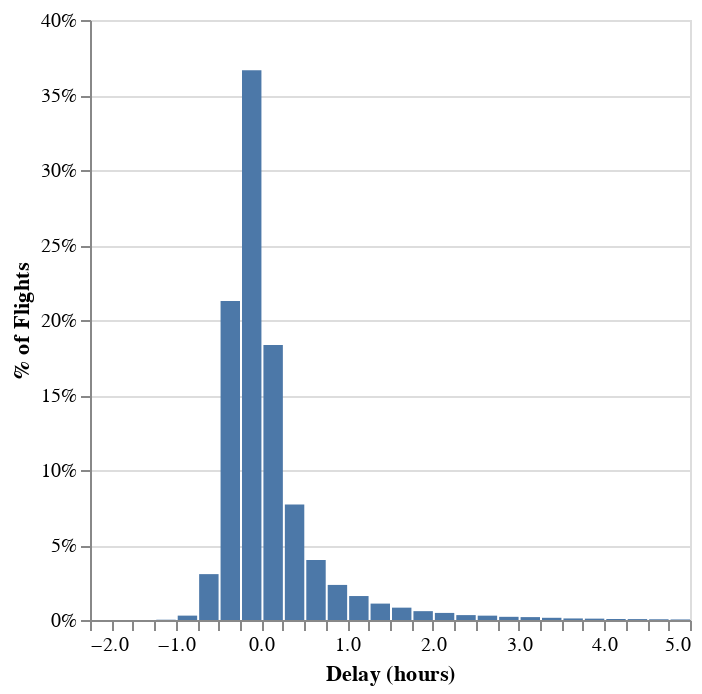
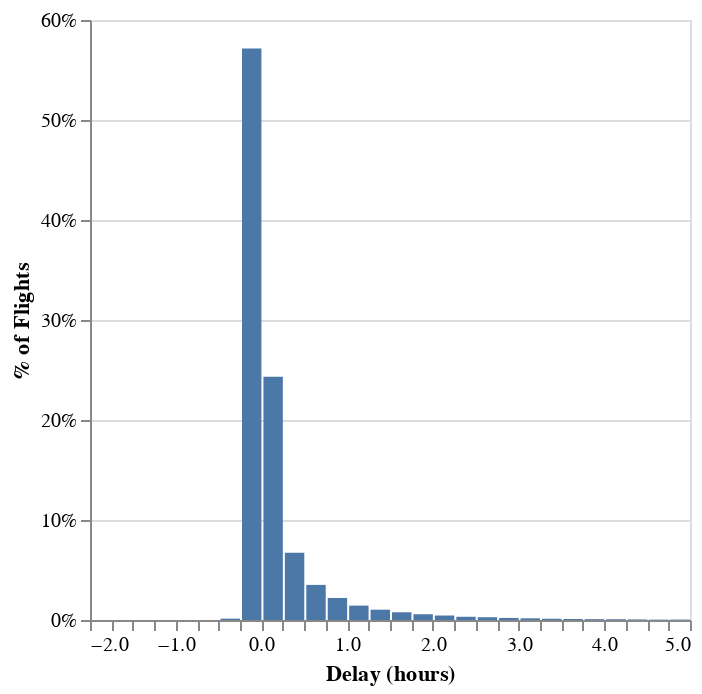

Notebook code cell kept with these figures, in order:
### Code cell
"""
Author: Mario Simental
ID: 3049387
Assignment: Assignment 2b
Class: EECS690
"""

import ibis # Import ibis
import altair as alt # Import altair

# Connect to the SQLite database
conn = ibis.sqlite.connect("data/flights_filtered.db")

# List tables in the database and select bos_flights table
print(conn.list_tables())
flights_table_name = "bos_flights" 

# Create a reference to the table
flight_data = conn.table(flights_table_name)
print(flight_data)  # Print the table schema

# Inspect the first few rows of the table
print(flight_data.head()) # Print the first few rows 
print(flight_data.head().execute()) # Print the formatted result

# Filter rows where the origin airport is "BOS" and select ARRIVAL_DELAY and DEPARTURE_DELAY columns
fd_bos_origin = flight_data.filter(flight_data["ORIGIN_AIRPORT"] == "BOS").execute()
delay_data = fd_bos_origin[["ARRIVAL_DELAY", "DEPARTURE_DELAY"]]

# Inspect the filtered data
print(delay_data) # Print the filtered data
print(delay_data.shape) # Print the shape of the filtered data

# Convert delay times from minutes to hours
delay_data = delay_data.assign(
    ARRIVAL_DELAY_hr=delay_data["ARRIVAL_DELAY"] / 60,
    DEPARTURE_DELAY_hr=delay_data["DEPARTURE_DELAY"] / 60
)

# Plot arrival delay histogram
arrival_delay_plot = alt.Chart(delay_data).transform_joinaggregate(
    total="count(ARRIVAL_DELAY_hr)"
).transform_calculate(
    pct="1 / datum.total"
).mark_bar().encode(
    alt.X("ARRIVAL_DELAY_hr:Q")
        .bin(step=0.25, extent=[-2, 5])
        .title("Delay (hours)"),
    alt.Y("sum(pct):Q")
        .axis(format="%")
        .title("% of Flights")
)
arrival_delay_plot.show() # Display the plot

# Plot departure delay histogram
departure_delay_plot = alt.Chart(delay_data).transform_joinaggregate(
    total="count(DEPARTURE_DELAY_hr)"
).transform_calculate(
    pct="1 / datum.total"
).mark_bar().encode(
    alt.X("DEPARTURE_DELAY_hr:Q")
        .bin(step=0.25, extent=[-2, 5])
        .title("Delay (hours)"),
    alt.Y("sum(pct):Q")
        .axis(format="%")
        .title("% of Flights")
)
departure_delay_plot.show() # Display the plot

# Save the filtered data to a CSV file
delay_data.to_csv("data/delay_data.csv", index=False)

### Figure 1 — Vega specification as saved in the notebook (floating-point values rounded to 4 significant figures)
{"$schema": "https://vega.github.io/schema/vega/v5.json", "data": [{"name": "source_0", "values": [{"bin_step_0_25_extent__2_5_ARRIVAL_DELAY_hr": -0.25, "bin_step_0_25_extent__2_5_ARRIVAL_DELAY_hr_end": 0.0, "sum_pct": 0.3665}, {"bin_step_0_25_extent__2_5_ARRIVAL_DELAY_hr": 0.0, "bin_step_0_25_extent__2_5_ARRIVAL_DELAY_hr_end": 0.25, "sum_pct": 0.1833}, {"bin_step_0_25_extent__2_5_ARRIVAL_DELAY_hr": -0.5, "bin_step_0_25_extent__2_5_ARRIVAL_DELAY_hr_end": -0.25, "sum_pct": 0.2127}, {"bin_step_0_25_extent__2_5_ARRIVAL_DELAY_hr": -0.75, "bin_step_0_25_extent__2_5_ARRIVAL_DELAY_hr_end": -0.5, "sum_pct": 0.03058}, {"bin_step_0_25_extent__2_5_ARRIVAL_DELAY_hr": 2.0, "bin_step_0_25_extent__2_5_ARRIVAL_DELAY_hr_end": 2.25, "sum_pct": 0.004723}, {"bin_step_0_25_extent__2_5_ARRIVAL_DELAY_hr": 0.25, "bin_step_0_25_extent__2_5_ARRIVAL_DELAY_hr_end": 0.5, "sum_pct": 0.07706}, {"bin_step_0_25_extent__2_5_ARRIVAL_DELAY_hr": 0.5, "bin_step_0_25_extent__2_5_ARRIVAL_DELAY_hr_end": 0.75, "sum_pct": 0.03998}, {"bin_step_0_25_extent__2_5_ARRIVAL_DELAY_hr": 0.75, "bin_step_0_25_extent__2_5_ARRIVAL_DELAY_hr_end": 1.0, "sum_pct": 0.02339}, {"bin_step_0_25_extent__2_5_ARRIVAL_DELAY_hr": 1.5, "bin_step_0_25_extent__2_5_ARRIVAL_DELAY_hr_end": 1.75, "sum_pct": 0.008234}, {"bin_step_0_25_extent__2_5_ARRIVAL_DELAY_hr": 3.0, "bin_step_0_25_extent__2_5_ARRIVAL_DELAY_hr_end": 3.25, "sum_pct": 0.001927}, {"bin_step_0_25_extent__2_5_ARRIVAL_DELAY_hr": 2.25, "bin_step_0_25_extent__2_5_ARRIVAL_DELAY_hr_end": 2.5, "sum_pct": 0.003263}, {"bin_step_0_25_extent__2_5_ARRIVAL_DELAY_hr": 2.5, "bin_step_0_25_extent__2_5_ARRIVAL_DELAY_hr_end": 2.75, "sum_pct": 0.002901}, {"bin_step_0_25_extent__2_5_ARRIVAL_DELAY_hr": 1.0, "bin_step_0_25_extent__2_5_ARRIVAL_DELAY_hr_end": 1.25, "sum_pct": 0.01597}, {"bin_step_0_25_extent__2_5_ARRIVAL_DELAY_hr": 1.25, "bin_step_0_25_extent__2_5_ARRIVAL_DELAY_hr_end": 1.5, "sum_pct": 0.01093}, {"bin_step_0_25_extent__2_5_ARRIVAL_DELAY_hr": 1.75, "bin_step_0_25_extent__2_5_ARRIVAL_DELAY_hr_end": 2.0, "sum_pct": 0.005897}, {"bin_step_0_25_extent__2_5_ARRIVAL_DELAY_hr": 4.5, "bin_step_0_25_extent__2_5_ARRIVAL_DELAY_hr_end": 4.75, "sum_pct": 0.0004771}, {"bin_step_0_25_extent__2_5_ARRIVAL_DELAY_hr": 4.25, "bin_step_0_25_extent__2_5_ARRIVAL_DELAY_hr_end": 4.5, "sum_pct": 0.0006011}, {"bin_step_0_25_extent__2_5_ARRIVAL_DELAY_hr": 3.25, "bin_step_0_25_extent__2_5_ARRIVAL_DELAY_hr_end": 3.5, "sum_pct": 0.001469}, {"bin_step_0_25_extent__2_5_ARRIVAL_DELAY_hr": 3.5, "bin_step_0_25_extent__2_5_ARRIVAL_DELAY_hr_end": 3.75, "sum_pct": 0.00104}, {"bin_step_0_25_extent__2_5_ARRIVAL_DELAY_hr": 3.75, "bin_step_0_25_extent__2_5_ARRIVAL_DELAY_hr_end": 4.0, "sum_pct": 0.0009065}, {"bin_step_0_25_extent__2_5_ARRIVAL_DELAY_hr": 2.75, "bin_step_0_25_extent__2_5_ARRIVAL_DELAY_hr_end": 3.0, "sum_pct": 0.002118}, {"bin_step_0_25_extent__2_5_ARRIVAL_DELAY_hr": 4.0, "bin_step_0_25_extent__2_5_ARRIVAL_DELAY_hr_end": 4.25, "sum_pct": 0.0006584}, {"bin_step_0_25_extent__2_5_ARRIVAL_DELAY_hr": -1.0, "bin_step_0_25_extent__2_5_ARRIVAL_DELAY_hr_end": -0.75, "sum_pct": 0.00292}, {"bin_step_0_25_extent__2_5_ARRIVAL_DELAY_hr": -1.25, "bin_step_0_25_extent__2_5_ARRIVAL_DELAY_hr_end": -1.0, "sum_pct": 0.0001813}, {"bin_step_0_25_extent__2_5_ARRIVAL_DELAY_hr": 4.75, "bin_step_0_25_extent__2_5_ARRIVAL_DELAY_hr_end": 5.0, "sum_pct": 0.000353}, {"bin_step_0_25_extent__2_5_ARRIVAL_DELAY_hr": -1.5, "bin_step_0_25_extent__2_5_ARRIVAL_DELAY_hr_end": -1.25, "sum_pct": 1.908e-05}]}, {"name": "source_0_y_domain_sum_pct", "values": [{"min": 1.908e-05, "max": 0.3665}]}], "signals": [{"name": "bin_step_0_25_extent__2_5_ARRIVAL_DELAY_hr_bins", "value": {"fields": ["ARRIVAL_DELAY_hr"], "fname": "bin_ARRIVAL_DELAY_hr", "start": -2.0, "step": 0.25, "stop": 5.0}}], "marks": [{"type": "rect", "name": "marks", "from": {"data": "source_0"}, "encode": {"update": {"fill": {"value": "#4c78a8"}, "x": {"field": "bin_step_0_25_extent__2_5_ARRIVAL_DELAY_hr_end", "scale": "x", "offset": {"signal": "0.5 + (abs(scale(\"x\", datum[\"bin_step_0_25_extent__2_5_ARRIVAL_DELAY_hr_end\"]) - scale(\"x\", datum[\"bin_step_0_25_extent__2_5_ARRIVAL_DELAY_hr\"])) < 0.25 ? 0.5 * (0.25 - (abs(scale(\"x\", datum[\"bin_step_0_25_extent__2_5_ARRIVAL_DELAY_hr_end\"]) - scale(\"x\", datum[\"bin_step_0_25_extent__2_5_ARRIVAL_DELAY_hr\"])))) : -0.5)"}}, "y": {"field": "sum_pct", "scale": "y"}, "x2": {"field": "bin_step_0_25_extent__2_5_ARRIVAL_DELAY_hr", "scale": "x", "offset": {"signal": "0.5 + (abs(scale(\"x\", datum[\"bin_step_0_25_extent__2_5_ARRIVAL_DELAY_hr_end\"]) - scale(\"x\", datum[\"bin_step_0_25_extent__2_5_ARRIVAL_DELAY_hr\"])) < 0.25 ? -0.5 * (0.25 - (abs(scale(\"x\", datum[\"bin_step_0_25_extent__2_5_ARRIVAL_DELAY_hr_end\"]) - scale(\"x\", datum[\"bin_step_0_25_extent__2_5_ARRIVAL_DELAY_hr\"])))) : 0.5)"}}, "y2": {"value": 0, "scale": "y"}}}, "style": ["bar"]}], "scales": [{"name": "x", "type": "linear", "domain": {"signal": "[bin_step_0_25_extent__2_5_ARRIVAL_DELAY_hr_bins.start, bin_step_0_25_extent__2_5_ARRIVAL_DELAY_hr_bins.stop]"}, "range": [0, {"signal": "width"}], "bins": {"signal": "bin_step_0_25_extent__2_5_ARRIVAL_DELAY_hr_bins"}, "zero": false}, {"name": "y", "type": "linear", "domain": [{"signal": "(data(\"source_0_y_domain_sum_pct\")[0] || {}).min"}, {"signal": "(data(\"source_0_y_domain_sum_pct\")[0] || {}).max"}], "range": [{"signal": "height"}, 0], "zero": true, "nice": true}], "axes": [{"scale": "y", "zindex": 0, "domain": false, "labels": false, "gridScale": "x", "tickCount": {"signal": "ceil(height/40)"}, "minExtent": 0, "ticks": false, "maxExtent": 0, "aria": false, "orient": "left", "grid": true}, {"scale": "x", "orient": "bottom", "title": "Delay (hours)", "labelFlush": true, "grid": false, "labelOverlap": true, "tickCount": {"signal": "ceil(width/10)"}, "zindex": 0}, {"scale": "y", "labelOverlap": true, "orient": "left", "grid": false, "tickCount": {"signal": "ceil(height/40)"}, "zindex": 0, "format": "%", "title": "% of Flights"}], "width": 300, "padding": 5, "background": "white", "height": 300, "style": "cell"}

### Figure 2 — Vega specification as saved in the notebook (floating-point values rounded to 4 significant figures)
{"$schema": "https://vega.github.io/schema/vega/v5.json", "data": [{"name": "source_0", "values": [{"bin_step_0_25_extent__2_5_DEPARTURE_DELAY_hr": -0.25, "bin_step_0_25_extent__2_5_DEPARTURE_DELAY_hr_end": 0.0, "sum_pct": 0.5716}, {"bin_step_0_25_extent__2_5_DEPARTURE_DELAY_hr": 0.0, "bin_step_0_25_extent__2_5_DEPARTURE_DELAY_hr_end": 0.25, "sum_pct": 0.2432}, {"bin_step_0_25_extent__2_5_DEPARTURE_DELAY_hr": 0.25, "bin_step_0_25_extent__2_5_DEPARTURE_DELAY_hr_end": 0.5, "sum_pct": 0.06719}, {"bin_step_0_25_extent__2_5_DEPARTURE_DELAY_hr": 2.0, "bin_step_0_25_extent__2_5_DEPARTURE_DELAY_hr_end": 2.25, "sum_pct": 0.004494}, {"bin_step_0_25_extent__2_5_DEPARTURE_DELAY_hr": 0.5, "bin_step_0_25_extent__2_5_DEPARTURE_DELAY_hr_end": 0.75, "sum_pct": 0.03511}, {"bin_step_0_25_extent__2_5_DEPARTURE_DELAY_hr": 0.75, "bin_step_0_25_extent__2_5_DEPARTURE_DELAY_hr_end": 1.0, "sum_pct": 0.02204}, {"bin_step_0_25_extent__2_5_DEPARTURE_DELAY_hr": 1.25, "bin_step_0_25_extent__2_5_DEPARTURE_DELAY_hr_end": 1.5, "sum_pct": 0.0103}, {"bin_step_0_25_extent__2_5_DEPARTURE_DELAY_hr": 2.75, "bin_step_0_25_extent__2_5_DEPARTURE_DELAY_hr_end": 3.0, "sum_pct": 0.002051}, {"bin_step_0_25_extent__2_5_DEPARTURE_DELAY_hr": 2.5, "bin_step_0_25_extent__2_5_DEPARTURE_DELAY_hr_end": 2.75, "sum_pct": 0.002786}, {"bin_step_0_25_extent__2_5_DEPARTURE_DELAY_hr": 1.0, "bin_step_0_25_extent__2_5_DEPARTURE_DELAY_hr_end": 1.25, "sum_pct": 0.01439}, {"bin_step_0_25_extent__2_5_DEPARTURE_DELAY_hr": 1.5, "bin_step_0_25_extent__2_5_DEPARTURE_DELAY_hr_end": 1.75, "sum_pct": 0.00771}, {"bin_step_0_25_extent__2_5_DEPARTURE_DELAY_hr": 2.25, "bin_step_0_25_extent__2_5_DEPARTURE_DELAY_hr_end": 2.5, "sum_pct": 0.003225}, {"bin_step_0_25_extent__2_5_DEPARTURE_DELAY_hr": 3.0, "bin_step_0_25_extent__2_5_DEPARTURE_DELAY_hr_end": 3.25, "sum_pct": 0.001679}, {"bin_step_0_25_extent__2_5_DEPARTURE_DELAY_hr": 4.25, "bin_step_0_25_extent__2_5_DEPARTURE_DELAY_hr_end": 4.5, "sum_pct": 0.000563}, {"bin_step_0_25_extent__2_5_DEPARTURE_DELAY_hr": 1.75, "bin_step_0_25_extent__2_5_DEPARTURE_DELAY_hr_end": 2.0, "sum_pct": 0.005763}, {"bin_step_0_25_extent__2_5_DEPARTURE_DELAY_hr": 3.75, "bin_step_0_25_extent__2_5_DEPARTURE_DELAY_hr_end": 4.0, "sum_pct": 0.0008492}, {"bin_step_0_25_extent__2_5_DEPARTURE_DELAY_hr": 3.5, "bin_step_0_25_extent__2_5_DEPARTURE_DELAY_hr_end": 3.75, "sum_pct": 0.0009828}, {"bin_step_0_25_extent__2_5_DEPARTURE_DELAY_hr": 4.5, "bin_step_0_25_extent__2_5_DEPARTURE_DELAY_hr_end": 4.75, "sum_pct": 0.0003626}, {"bin_step_0_25_extent__2_5_DEPARTURE_DELAY_hr": 3.25, "bin_step_0_25_extent__2_5_DEPARTURE_DELAY_hr_end": 3.5, "sum_pct": 0.00125}, {"bin_step_0_25_extent__2_5_DEPARTURE_DELAY_hr": 4.0, "bin_step_0_25_extent__2_5_DEPARTURE_DELAY_hr_end": 4.25, "sum_pct": 0.0007538}, {"bin_step_0_25_extent__2_5_DEPARTURE_DELAY_hr": -0.5, "bin_step_0_25_extent__2_5_DEPARTURE_DELAY_hr_end": -0.25, "sum_pct": 0.001355}, {"bin_step_0_25_extent__2_5_DEPARTURE_DELAY_hr": 4.75, "bin_step_0_25_extent__2_5_DEPARTURE_DELAY_hr_end": 5.0, "sum_pct": 0.0004198}, {"bin_step_0_25_extent__2_5_DEPARTURE_DELAY_hr": -0.75, "bin_step_0_25_extent__2_5_DEPARTURE_DELAY_hr_end": -0.5, "sum_pct": 9.542e-06}]}, {"name": "source_0_y_domain_sum_pct", "values": [{"min": 9.542e-06, "max": 0.5716}]}], "signals": [{"name": "bin_step_0_25_extent__2_5_DEPARTURE_DELAY_hr_bins", "value": {"fields": ["DEPARTURE_DELAY_hr"], "fname": "bin_DEPARTURE_DELAY_hr", "start": -2.0, "step": 0.25, "stop": 5.0}}], "marks": [{"type": "rect", "name": "marks", "from": {"data": "source_0"}, "encode": {"update": {"fill": {"value": "#4c78a8"}, "y": {"field": "sum_pct", "scale": "y"}, "x2": {"field": "bin_step_0_25_extent__2_5_DEPARTURE_DELAY_hr", "scale": "x", "offset": {"signal": "0.5 + (abs(scale(\"x\", datum[\"bin_step_0_25_extent__2_5_DEPARTURE_DELAY_hr_end\"]) - scale(\"x\", datum[\"bin_step_0_25_extent__2_5_DEPARTURE_DELAY_hr\"])) < 0.25 ? -0.5 * (0.25 - (abs(scale(\"x\", datum[\"bin_step_0_25_extent__2_5_DEPARTURE_DELAY_hr_end\"]) - scale(\"x\", datum[\"bin_step_0_25_extent__2_5_DEPARTURE_DELAY_hr\"])))) : 0.5)"}}, "y2": {"value": 0, "scale": "y"}, "x": {"field": "bin_step_0_25_extent__2_5_DEPARTURE_DELAY_hr_end", "scale": "x", "offset": {"signal": "0.5 + (abs(scale(\"x\", datum[\"bin_step_0_25_extent__2_5_DEPARTURE_DELAY_hr_end\"]) - scale(\"x\", datum[\"bin_step_0_25_extent__2_5_DEPARTURE_DELAY_hr\"])) < 0.25 ? 0.5 * (0.25 - (abs(scale(\"x\", datum[\"bin_step_0_25_extent__2_5_DEPARTURE_DELAY_hr_end\"]) - scale(\"x\", datum[\"bin_step_0_25_extent__2_5_DEPARTURE_DELAY_hr\"])))) : -0.5)"}}}}, "style": ["bar"]}], "scales": [{"name": "x", "type": "linear", "domain": {"signal": "[bin_step_0_25_extent__2_5_DEPARTURE_DELAY_hr_bins.start, bin_step_0_25_extent__2_5_DEPARTURE_DELAY_hr_bins.stop]"}, "range": [0, {"signal": "width"}], "bins": {"signal": "bin_step_0_25_extent__2_5_DEPARTURE_DELAY_hr_bins"}, "zero": false}, {"name": "y", "type": "linear", "domain": [{"signal": "(data(\"source_0_y_domain_sum_pct\")[0] || {}).min"}, {"signal": "(data(\"source_0_y_domain_sum_pct\")[0] || {}).max"}], "range": [{"signal": "height"}, 0], "nice": true, "zero": true}], "axes": [{"scale": "y", "gridScale": "x", "grid": true, "tickCount": {"signal": "ceil(height/40)"}, "ticks": false, "minExtent": 0, "zindex": 0, "domain": false, "labels": false, "orient": "left", "aria": false, "maxExtent": 0}, {"scale": "x", "title": "Delay (hours)", "tickCount": {"signal": "ceil(width/10)"}, "grid": false, "orient": "bottom", "labelOverlap": true, "zindex": 0, "labelFlush": true}, {"scale": "y", "orient": "left", "labelOverlap": true, "zindex": 0, "format": "%", "grid": false, "tickCount": {"signal": "ceil(height/40)"}, "title": "% of Flights"}], "padding": 5, "width": 300, "style": "cell", "background": "white", "height": 300}
